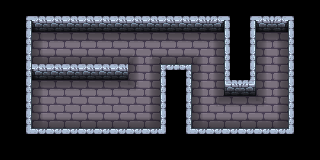

Below is a game level as drawn by its tile map, then a one-line description and the .tmx file that defines it, in full:
An orthogonal 20x10 tile map with 16x16 px tiles, 2 tile layers (Walls, Floor).

<map version="1.10" tiledversion="1.10.2" orientation="orthogonal" renderorder="right-down" width="20" height="10" tilewidth="16" tileheight="16" infinite="0" nextlayerid="3" nextobjectid="1">
 <tileset firstgid="1" source="dungeonTileset.tsx" />
 <layer id="1" name="Walls" width="20" height="10">
  <data encoding="csv">
0,0,0,0,0,0,0,0,0,0,0,0,0,0,0,0,0,0,0,0,
0,22,24,14,14,14,14,14,14,14,14,14,14,25,18,22,24,25,18,0,
0,21,0,0,0,0,0,0,0,0,0,0,0,0,17,21,0,0,17,0,
0,21,0,0,0,0,0,0,0,0,0,0,0,0,17,21,0,0,17,0,
0,21,24,14,14,14,14,14,0,0,29,30,0,0,17,21,0,0,17,0,
0,21,0,0,0,0,0,0,0,0,17,21,0,0,16,20,0,0,17,0,
0,21,0,0,0,0,0,0,0,0,17,21,0,0,0,0,0,0,17,0,
0,21,0,0,0,0,0,0,0,0,17,21,0,0,0,0,0,0,17,0,
0,19,23,23,23,23,23,23,23,23,15,19,23,23,23,23,23,23,15,0,
0,0,0,0,0,0,0,0,0,0,0,0,0,0,0,0,0,0,0,0
</data>
 </layer>
 <layer id="2" name="Floor" width="20" height="10" locked="1">
  <data encoding="csv">
0,0,0,0,0,0,0,0,0,0,0,0,0,0,0,0,0,0,0,0,
0,0,0,0,0,0,0,0,0,0,0,0,0,0,0,0,0,0,0,0,
0,0,39,38,38,38,38,38,38,38,38,38,38,41,0,0,39,41,0,0,
0,0,32,31,31,31,31,31,33,35,31,31,33,43,0,0,36,43,0,0,
0,0,0,0,0,0,0,0,36,43,0,0,36,43,0,0,36,43,0,0,
0,0,39,38,38,38,38,38,40,43,0,0,36,43,0,0,36,43,0,0,
0,0,36,28,28,28,28,28,28,43,0,0,36,42,38,38,40,43,0,0,
0,0,32,31,31,31,31,31,31,34,0,0,32,31,31,31,31,34,0,0,
0,0,0,0,0,0,0,0,0,0,0,0,0,0,0,0,0,0,0,0,
0,0,0,0,0,0,0,0,0,0,0,0,0,0,0,0,0,0,0,0
</data>
 </layer>
</map>